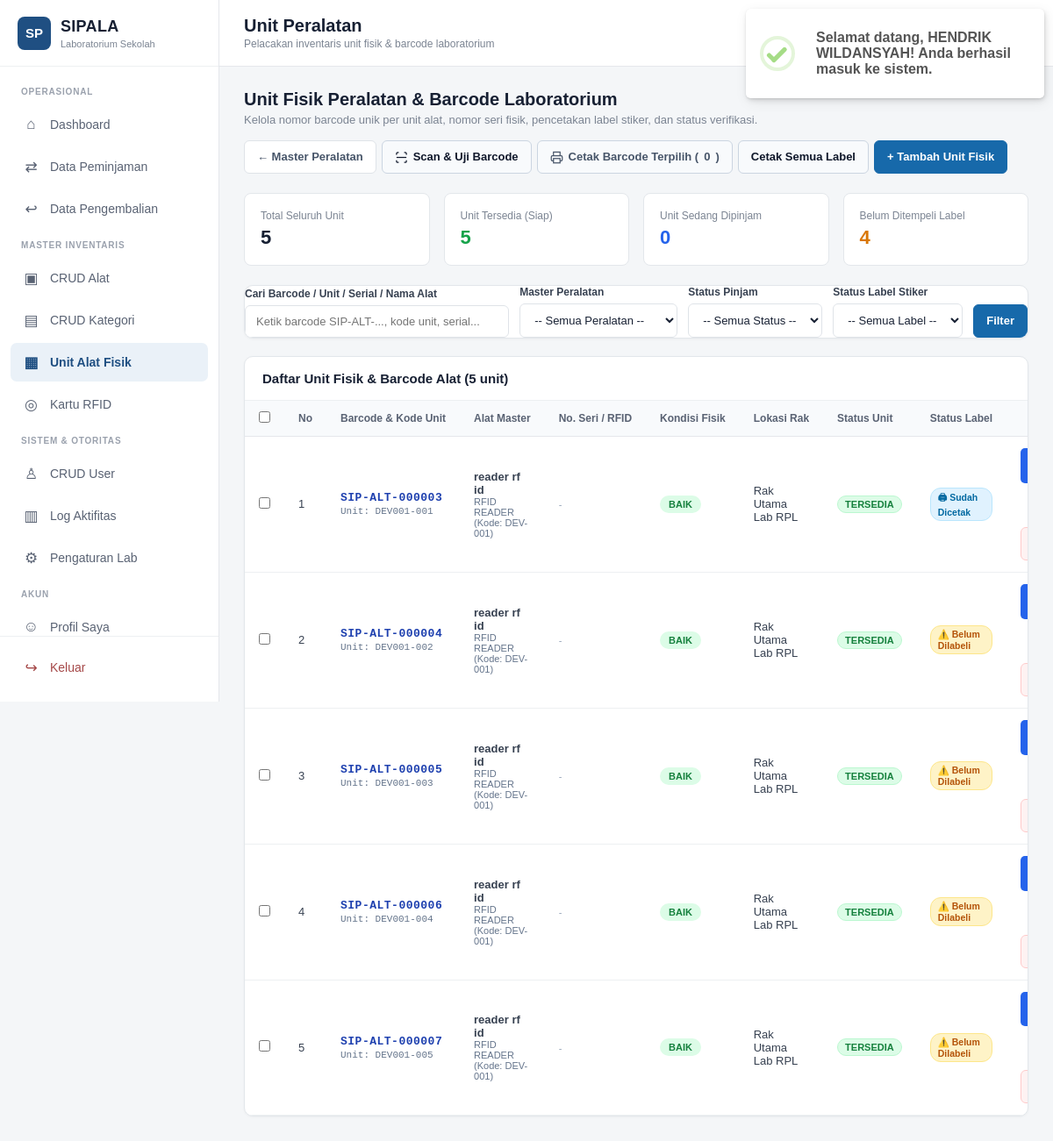
Page /admin/unit/index.php (signed in) on the committed database.
### tables this page shows
CREATE TABLE `unit_peralatan` (
  `id` int(10) unsigned NOT NULL AUTO_INCREMENT,
  `peralatan_id` int(10) unsigned NOT NULL,
  `kode_unit` varchar(60) NOT NULL,
  `barcode` varchar(64) DEFAULT NULL,
  `serial_number` varchar(100) DEFAULT NULL,
  `rfid_uid` varchar(100) DEFAULT NULL,
  `kondisi` enum('Baik','Rusak Ringan','Rusak Berat') NOT NULL DEFAULT 'Baik',
  `lokasi` varchar(150) DEFAULT NULL,
  `status` enum('TERSEDIA','DIPINJAM','RUSAK','HILANG','MAINTENANCE') NOT NULL DEFAULT 'TERSEDIA',
  `status_label` enum('BELUM_DILABELI','SUDAH_DILABELI','TERVERIFIKASI') NOT NULL DEFAULT 'BELUM_DILABELI',
  `label_printed_at` datetime DEFAULT NULL,
  `catatan` text DEFAULT NULL,
  `created_at` timestamp NOT NULL DEFAULT current_timestamp(),
  `updated_at` timestamp NOT NULL DEFAULT current_timestamp() ON UPDATE current_timestamp(),
  PRIMARY KEY (`id`),
  UNIQUE KEY `kode_unit` (`kode_unit`),
  UNIQUE KEY `rfid_uid` (`rfid_uid`),
  UNIQUE KEY `idx_unit_barcode` (`barcode`),
  KEY `idx_unit_peralatan` (`peralatan_id`),
  KEY `idx_unit_status` (`status`),
  KEY `idx_unit_kondisi` (`kondisi`),
  KEY `idx_unit_status_label` (`status_label`),
  CONSTRAINT `fk_unit_peralatan_master` FOREIGN KEY (`peralatan_id`) REFERENCES `peralatan` (`id`) ON DELETE CASCADE
);

CREATE TABLE `peralatan` (
  `id` int(10) unsigned NOT NULL AUTO_INCREMENT,
  `kode_barang` varchar(50) NOT NULL,
  `nama_barang` varchar(150) NOT NULL,
  `kategori_id` int(10) unsigned NOT NULL,
  `jumlah` int(10) unsigned NOT NULL DEFAULT 0,
  `jumlah_tersedia` int(10) unsigned NOT NULL DEFAULT 0,
  `kondisi` enum('Baik','Rusak Ringan','Rusak Berat') NOT NULL DEFAULT 'Baik',
  `lokasi` varchar(150) NOT NULL,
  `deskripsi` text DEFAULT NULL,
  `foto` varchar(255) DEFAULT NULL,
  `status` enum('aktif','nonaktif') NOT NULL DEFAULT 'aktif',
  `created_at` timestamp NOT NULL DEFAULT current_timestamp(),
  `updated_at` timestamp NOT NULL DEFAULT current_timestamp() ON UPDATE current_timestamp(),
  PRIMARY KEY (`id`),
  UNIQUE KEY `uq_peralatan_kode` (`kode_barang`),
  KEY `idx_peralatan_kategori` (`kategori_id`),
  KEY `idx_peralatan_status` (`status`),
  KEY `idx_peralatan_nama` (`nama_barang`),
  CONSTRAINT `fk_peralatan_kategori` FOREIGN KEY (`kategori_id`) REFERENCES `kategori` (`id`) ON UPDATE CASCADE,
  CONSTRAINT `chk_peralatan_stok` CHECK (`jumlah_tersedia` <= `jumlah`)
);

CREATE TABLE `kategori` (
  `id` int(10) unsigned NOT NULL AUTO_INCREMENT,
  `nama_kategori` varchar(100) NOT NULL,
  `deskripsi` text DEFAULT NULL,
  `created_at` timestamp NOT NULL DEFAULT current_timestamp(),
  `updated_at` timestamp NOT NULL DEFAULT current_timestamp() ON UPDATE current_timestamp(),
  PRIMARY KEY (`id`),
  UNIQUE KEY `uq_kategori_nama` (`nama_kategori`)
);

### admin/unit/index.php (the view, shortened to what this page needs)
<?php
require_once __DIR__ . '/../includes/admin.php';
$search = trim((string)($_GET['q'] ?? ''));
$sql = "
    SELECT u.id, u.kode_unit, u.barcode, u.serial_number, u.rfid_uid, u.kondisi, u.lokasi, u.status,
           u.status_label, u.label_printed_at, u.catatan, u.created_at,
           p.id AS peralatan_id, p.nama_barang, p.kode_barang, k.nama_kategori
    FROM unit_peralatan u
    JOIN peralatan p ON p.id = u.peralatan_id
    LEFT JOIN kategori k ON k.id = p.kategori_id
    WHERE 1=1
";
$params = [];
$sql .= " ORDER BY p.nama_barang ASC, u.kode_unit ASC";
$stmt = $pdo->prepare($sql);
$stmt->execute($params);
$rows = $stmt->fetchAll();
$totalUnits = (int)$pdo->query("SELECT COUNT(*) FROM unit_peralatan")->fetchColumn();
$totalTersedia = (int)$pdo->query("SELECT COUNT(*) FROM unit_peralatan WHERE status = 'TERSEDIA' AND kondisi != 'Rusak Berat'")->fetchColumn();
$totalDipinjam = (int)$pdo->query("SELECT COUNT(*) FROM unit_peralatan WHERE status = 'DIPINJAM'")->fetchColumn();
$totalBelumLabel = (int)$pdo->query("SELECT COUNT(*) FROM unit_peralatan WHERE status_label = 'BELUM_DILABELI'")->fetchColumn();
function label_status_badge(string $statusLabel): string {
    return match ($statusLabel) {
        'TERVERIFIKASI' => '<span style="display:inline-flex;align-items:center;gap:3px;padding:3px 8px;border-radius:12px;font-size:10.5px;font-weight:700;background:#dcfce7;color:#15803d;border:1px solid #bbf7d0;">✓ Terverifikasi</span>',
        'SUDAH_DILABELI' => '<span style="display:inline-flex;align-items:center;gap:3px;padding:3px 8px;border-radius:12px;font-size:10.5px;font-weight:700;background:#e0f2fe;color:#0369a1;border:1px solid #bae6fd;">🖨 Sudah Dicetak</span>',
        default => '<span style="display:inline-flex;align-items:center;gap:3px;padding:3px 8px;border-radius:12px;font-size:10.5px;font-weight:700;background:#fef3c7;color:#b45309;border:1px solid #fde68a;">⚠️ Belum Dilabeli</span>'
    };
}
?>
<div class="head">
    <div>
        <h2>Unit Fisik Peralatan & Barcode Laboratorium</h2>
        <p>Kelola nomor barcode unik per unit alat, nomor seri fisik, pencetakan label stiker, dan status verifikasi.</p>
    </div>
    <div class="actions">
        <a class="btn" href="../peralatan/index.php">← Master Peralatan</a>
        <button type="button" class="btn" onclick="openScannerTestModal()" style="background:#f8fafc;color:#0f172a;border:1px solid #cbd5e1;font-weight:600;display:inline-flex;align-items:center;gap:6px;">
            <svg width="15" height="15" viewBox="0 0 24 24" fill="none" stroke="currentColor" stroke-width="2"><path d="M3 7V5a2 2 0 0 1 2-2h2"></path><path d="M17 3h2a2 2 0 0 1 2 2v2"></path><path d="M21 17v2a2 2 0 0 1-2 2h-2"></path><path d="M7 21H5a2 2 0 0 1-2-2v-2"></path><line x1="3" y1="12" x2="21" y2="12"></line></svg>
            Scan & Uji Barcode
        </button>
        <button type="button" id="btnBulkPrint" class="btn" onclick="printSelectedUnits()" disabled style="background:#f8fafc;color:#475569;border:1px solid #cbd5e1;font-weight:600;display:inline-flex;align-items:center;gap:6px;">
            <svg width="15" height="15" viewBox="0 0 24 24" fill="none" stroke="currentColor" stroke-width="2"><polyline points="6 9 6 2 18 2 18 9"></polyline><path d="M6 18H4a2 2 0 0 1-2-2v-5a2 2 0 0 1 2-2h16a2 2 0 0 1 2 2v5a2 2 0 0 1-2 2h-2"></path><rect x="6" y="14" width="12" height="8"></rect></svg>
            Cetak Barcode Terpilih (<span id="selectedCount">0</span>)
        </button>
        <a class="btn" href="cetak_label.php" target="_blank" style="background:#f8fafc;color:#0f172a;border:1px solid #cbd5e1;font-weight:600;display:inline-flex;align-items:center;gap:6px;">
            Cetak Semua Label
        </a>
        <a class="btn btn-primary" href="tambah.php">+ Tambah Unit Fisik</a>
    </div>
</div>
<div class="stats">
    <div class="stat"><small>Total Seluruh Unit</small><strong><?= $totalUnits ?></strong></div>
    <div class="stat"><small>Unit Tersedia (Siap)</small><strong style="color:#16a34a;"><?= $totalTersedia ?></strong></div>
    <div class="stat"><small>Unit Sedang Dipinjam</small><strong style="color:#2563eb;"><?= $totalDipinjam ?></strong></div>
    <div class="stat"><small>Belum Ditempeli Label</small><strong style="color:#d97706;"><?= $totalBelumLabel ?></strong></div>
</div>
<div class="panel" style="margin-bottom: 20px;">
    <form method="GET" action="index.php" style="display:flex;gap:12px;flex-wrap:wrap;align-items:flex-end;">
        <div class="field" style="flex:1;min-width:220px;">
            <label>Cari Barcode / Unit / Serial / Nama Alat</label>
            <input type="text" name="q" placeholder="Ketik barcode SIP-ALT-..., kode unit, serial..." value="<?= e($search) ?>">
        </div>
        <div class="field" style="min-width:180px;">
            <label>Master Peralatan</label>
            <select name="peralatan_id">
                <option value="">-- Semua Peralatan --</option>
            </select>
        </div>
        <div class="field" style="min-width:140px;">
            <label>Status Pinjam</label>
            <select name="status">
                <option value="">-- Semua Status --</option>
            </select>
        </div>
        <div class="field" style="min-width:140px;">
            <label>Status Label Stiker</label>
            <select name="status_label">
                <option value="">-- Semua Label --</option>
            </select>
        </div>
        <div style="display:flex;gap:6px;">
            <button type="submit" class="btn btn-primary" style="height:38px;">Filter</button>
        </div>
    </form>
</div>
<div class="panel">
    <div class="panel-title" style="display:flex;justify-content:space-between;align-items:center;">
        <span>Daftar Unit Fisik & Barcode Alat (<?= count($rows) ?> unit)</span>
    </div>
    <div class="table-wrap">
        <table>
            <thead>
                <tr>
                    <th style="width:36px;text-align:center;">
                        <input type="checkbox" id="checkAllUnits" onclick="toggleSelectAll(this)" title="Pilih Semua Unit di Halaman Ini">
                    </th>
                    <th style="width:40px;">No</th>
                    <th>Barcode & Kode Unit</th>
                    <th>Alat Master</th>
                    <th>No. Seri / RFID</th>
                    <th>Kondisi Fisik</th>
                    <th>Lokasi Rak</th>
                    <th>Status Unit</th>
                    <th>Status Label</th>
                    <th style="text-align:right;">Aksi</th>
                </tr>
            </thead>
            <tbody>
                <?php if (!$rows): ?>
                    <tr>
                        <td colspan="10"><div class="empty">Tidak ada unit peralatan yang sesuai dengan filter.</div></td>
                    </tr>
                <?php else: ?>
                    <?php foreach ($rows as $i => $r): ?>
                        <?php
                            $barcodeStr = (string)($r['barcode'] ?: $r['kode_unit']);
                        ?>
                        <tr id="row_unit_<?= $r['id'] ?>">
                            <td style="text-align:center;">
                                <input type="checkbox" class="unit-cb" value="<?= $r['id'] ?>" onchange="updateSelectedCount()">
                            </td>
                            <td><?= $i + 1 ?></td>
                            <td>
                                <div style="display:flex;flex-direction:column;gap:2px;">
                                    <strong style="font-family:monospace;font-size:13px;color:#1e40af;letter-spacing:0.5px;">
                                        <?= e($barcodeStr) ?>
                                    </strong>
                                    <?php if ($r['kode_unit'] !== $barcodeStr): ?>
                                        <div style="font-size:11px;color:#64748b;font-family:monospace;">Unit: <?= e($r['kode_unit']) ?></div>
                                    <?php endif; ?>
                                </div>
                            </td>
                            <td>
                                <strong><?= e($r['nama_barang']) ?></strong>
                                <div style="font-size:11px;color:#64748b;"><?= e($r['nama_kategori'] ?? '-') ?> (Kode: <?= e($r['kode_barang']) ?>)</div>
                            </td>
                            <td>
                                <?php if ($r['rfid_uid']): ?>
                                    <span style="display:inline-flex;align-items:center;font-size:10px;background:#f1f5f9;padding:2px 6px;border-radius:4px;border:1px solid #cbd5e1;font-family:monospace;">
                                        RFID: <?= e($r['rfid_uid']) ?>
                                    </span>
                                <?php else: ?>
                                    <span style="color:#94a3b8;font-size:11px;">-</span>
                                <?php endif; ?>
                            </td>
                            <td>
                                <span class="badge <?= $r['kondisi'] === 'Baik' ? 'aktif' : ($r['kondisi'] === 'Rusak Ringan' ? 'MENUNGGU' : 'DITOLAK') ?>">
                                    <?= e($r['kondisi']) ?>
                                </span>
                            </td>
                            <td><?= e($r['lokasi'] ?: '-') ?></td>
                            <td><?= unit_status_badge($r['status']) ?></td>
                            <td><?= label_status_badge($r['status_label'] ?? 'BELUM_DILABELI') ?></td>
                            <td style="text-align:right;">
                                <div class="actions" style="justify-content:flex-end;">
                                    <a class="btn btn-sm" href="cetak_label.php?id=<?= $r['id'] ?>" target="_blank"
                                       title="Cetak label barcode untuk unit ini"
                                       style="font-size:11.5px;padding:5px 9px;background:#2563eb;color:#ffffff;border:none;font-weight:600;">
                                    </a>
                                    <?php if ($r['status'] !== 'DIPINJAM'): ?>
                                        <form method="POST" action="index.php" style="display:inline;" onsubmit="return confirm('Apakah Anda yakin ingin menghapus unit <?= e($r['kode_unit']) ?>?');">
                                            <button type="submit" class="btn btn-danger" style="font-size:11.5px;padding:5px 8px;">Hapus</button>
                                        </form>
                                    <?php else: ?>
                                        <button type="button" class="btn" style="font-size:11.5px;padding:5px 8px;opacity:0.5;cursor:not-allowed;" title="Tidak dapat dihapus saat sedang dipinjam">Dipinjam</button>
                                    <?php endif; ?>
                                </div>
                            </td>
                        </tr>
                    <?php endforeach; ?>
                <?php endif; ?>
            </tbody>
        </table>
    </div>
</div>

### includes/functions.php (shortened to what this page needs)
<?php
if (!function_exists('e')) {
    function e(mixed $v): string {
        return htmlspecialchars((string)($v ?? ''), ENT_QUOTES, 'UTF-8');
    }
}
function unit_status_badge(string $status): string
{
    $classes = [
        'TERSEDIA' => 'background:#dcfce7;color:#15803d;border:1px solid #bbf7d0;',
        'DIPINJAM' => 'background:#dbeafe;color:#1d4ed8;border:1px solid #bfdbfe;',
        'RUSAK' => 'background:#fee2e2;color:#b91c1c;border:1px solid #fecaca;',
        'HILANG' => 'background:#374151;color:#f9fafb;border:1px solid #1f2937;',
        'MAINTENANCE' => 'background:#fef3c7;color:#b45309;border:1px solid #fde68a;',
    ];
    $style = $classes[$status] ?? 'background:#f1f5f9;color:#64748b;';
    return '<span style="display:inline-flex;align-items:center;padding:3px 8px;border-radius:12px;font-size:11px;font-weight:700;' . $style . '">' . htmlspecialchars($status, ENT_QUOTES, 'UTF-8') . '</span>';
}

### rows in the picture
unit_peralatan: barcode "SIP-ALT-000003", kode_unit "DEV001-001", peralatan.nama_barang "reader rf id", kategori.nama_kategori "RFID READER", peralatan.kode_barang "DEV-001", kondisi "BAIK", lokasi "Rak Utama Lab RPL", status "TERSEDIA", status_label "🖨 Sudah Dicetak"
unit_peralatan: barcode "SIP-ALT-000004", kode_unit "DEV001-002", peralatan.nama_barang "reader rf id", kategori.nama_kategori "RFID READER", peralatan.kode_barang "DEV-001", kondisi "BAIK", lokasi "Rak Utama Lab RPL", status "TERSEDIA", status_label "⚠️ Belum Dilabeli"
unit_peralatan: barcode "SIP-ALT-000005", kode_unit "DEV001-003", peralatan.nama_barang "reader rf id", kategori.nama_kategori "RFID READER", peralatan.kode_barang "DEV-001", kondisi "BAIK", lokasi "Rak Utama Lab RPL", status "TERSEDIA", status_label "⚠️ Belum Dilabeli"
unit_peralatan: barcode "SIP-ALT-000006", kode_unit "DEV001-004", peralatan.nama_barang "reader rf id", kategori.nama_kategori "RFID READER", peralatan.kode_barang "DEV-001", kondisi "BAIK", lokasi "Rak Utama Lab RPL", status "TERSEDIA", status_label "⚠️ Belum Dilabeli"
unit_peralatan: barcode "SIP-ALT-000007", kode_unit "DEV001-005", peralatan.nama_barang "reader rf id", kategori.nama_kategori "RFID READER", peralatan.kode_barang "DEV-001", kondisi "BAIK", lokasi "Rak Utama Lab RPL", status "TERSEDIA", status_label "⚠️ Belum Dilabeli"

### other values in the picture
$title "Unit Peralatan"
$subtitle "Pelacakan inventaris unit fisik & barcode laboratorium"
$totalUnits "5"
$totalTersedia "5"
$totalDipinjam "0"
$totalBelumLabel "4"
count($rows) "5"
